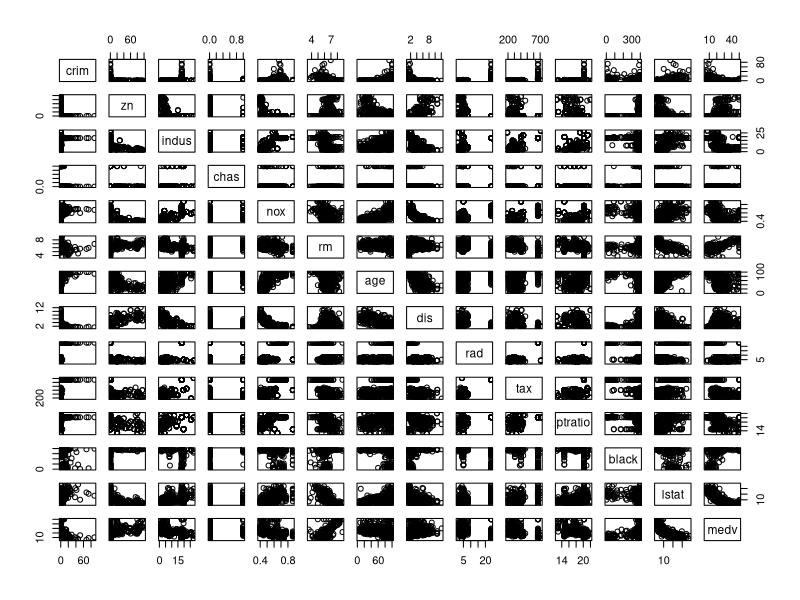
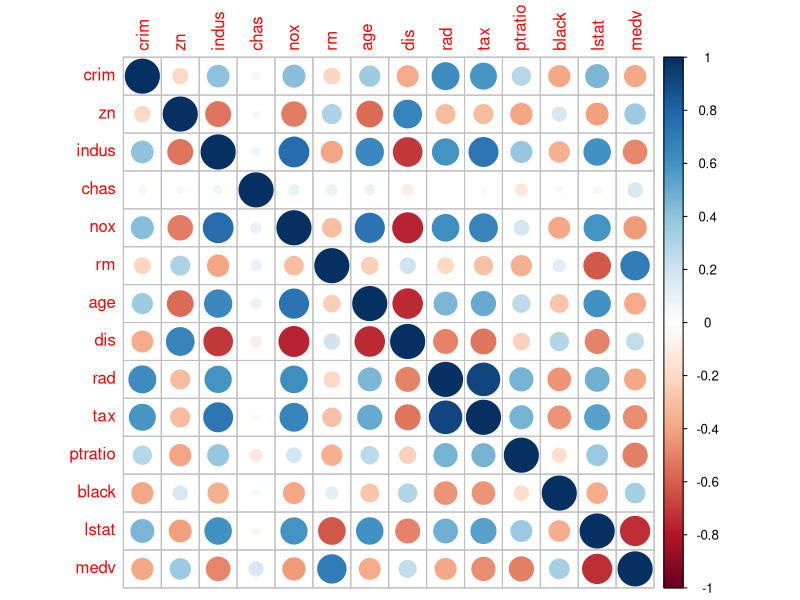
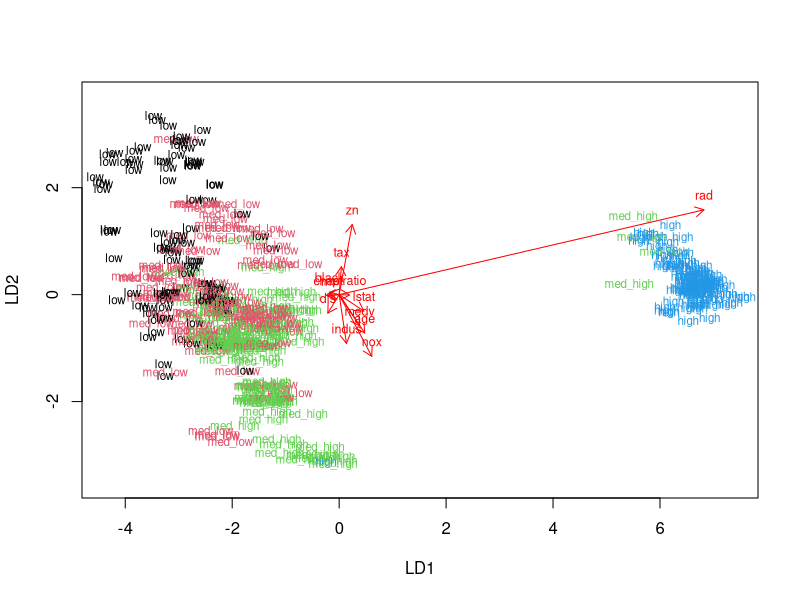
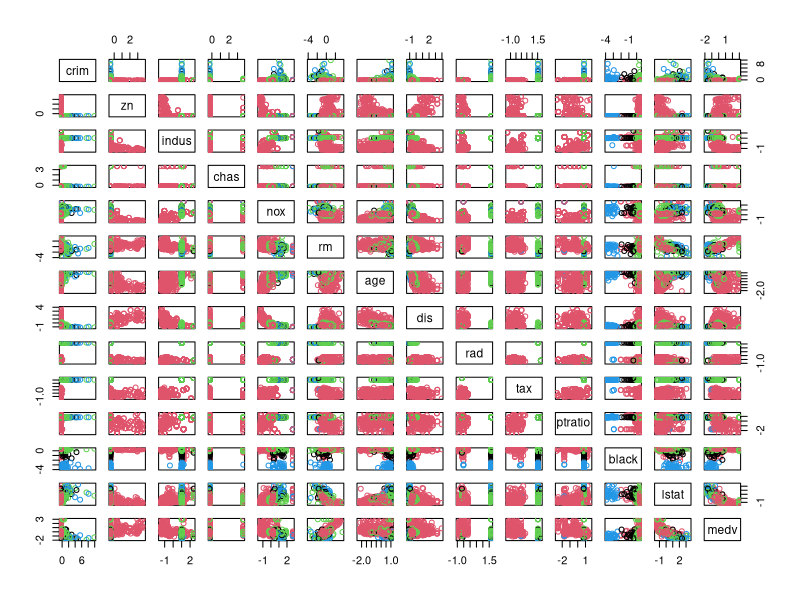
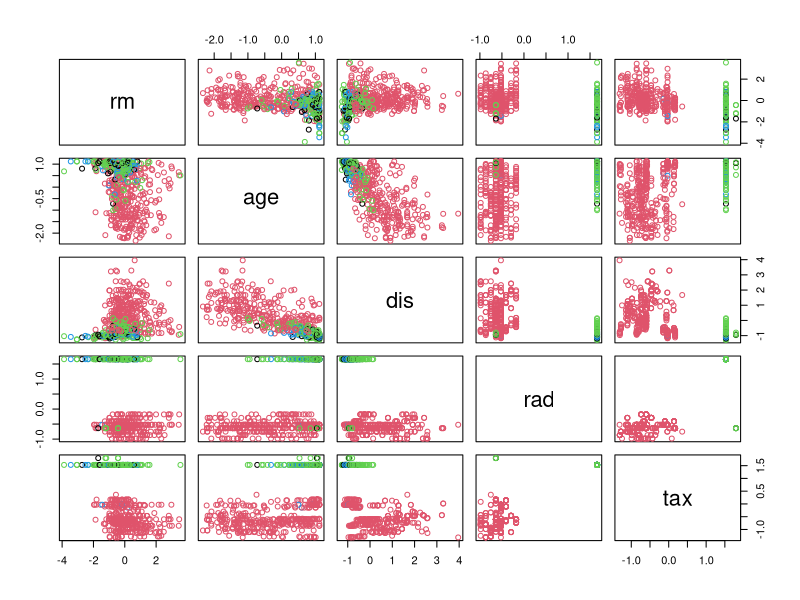

These charts were generated, in order, by the following R code: (Note: this script raises an error after producing the figures.)
## ---- chunk 1
date()
## ---- chunk 2
library(MASS)

# load the data
data("Boston")

# explore the dataset
str(Boston)
dim(Boston)
## ---- chunk 3
# plot matrix of the variables
pairs(Boston)
## ---- chunk 4
library(corrplot)

# calculate the correlation matrix and round it
cor_matrix <- cor(Boston)

# visualize the correlation matrix
corrplot(cor_matrix, method="circle")
## ---- chunk 5
# summaries of the variables of the data
summary(Boston)
## ---- chunk 6
# center and standardize variables
boston_scaled <- scale(Boston)

# summaries of the scaled variables
summary(boston_scaled)

# change the object to data frame
boston_scaled <- as.data.frame(boston_scaled)
## ---- chunk 7

boston_scaled$crim <- as.numeric(boston_scaled$crim)

# create a quantile vector of crim and print it
bins <- quantile(boston_scaled$crim)
bins

# create a categorical variable 'crime'
crime <- cut(boston_scaled$crim,
             breaks = bins,
             include.lowest = TRUE,
             label = c("low", "med_low", "med_high", "high"))

# look at the table of the new factor crime
table(crime)

# remove original crim from the dataset
boston_scaled <- dplyr::select(boston_scaled, -crim)

# add the new categorical value to scaled data
boston_scaled <- data.frame(boston_scaled, crime)
## ---- chunk 8
# number of rows in the Boston dataset 
n <- nrow(boston_scaled)

# choose randomly 80% of the rows
ind <- sample(n,  size = n * 0.8)

# create train set
train <- boston_scaled[ind,]

# create test set 
test <- boston_scaled[-ind,]

# save the correct classes from test data
correct_classes <- test$crime

# remove the crime variable from test data
test <- dplyr::select(test, -crime)

nrow(train); nrow(test);
## ---- chunk 9
# LDA
lda.fit <- lda(crime ~ ., data = train)

# the function for lda biplot arrows
lda.arrows <- function(x, myscale = 1, arrow_heads = 0.1, color = "red", tex = 0.75, choices = c(1,2)){
  heads <- coef(x)
  arrows(x0 = 0, y0 = 0, 
         x1 = myscale * heads[,choices[1]], 
         y1 = myscale * heads[,choices[2]], col=color, length = arrow_heads)
  text(myscale * heads[,choices], labels = row.names(heads), 
       cex = tex, col=color, pos=3)
}

# target classes as numeric
classes <- as.numeric(crime)

# plot the lda results
classes <- as.numeric(train$crime)
plot(lda.fit, dimen = 2, col = classes, pch = classes)
lda.arrows(lda.fit, myscale = 2)
## ---- chunk 10
# predict classes with test data
lda.pred <- predict(lda.fit, newdata = test)

# cross tabulate the results
predictions <- lda.pred$class
table(correct = correct_classes, predicted = predictions)
## ---- chunk 11
library(MASS)
data("Boston")
boston_scaled <- as.data.frame(scale(Boston))

# euclidean distance
dist <- dist(boston_scaled, method = "euclidean")

# look at the summary of the distances
summary(dist)
## ---- chunk 12
set.seed(13)

# k-means clustering with 4 clusters
km <- kmeans(Boston, centers = 4)

# plot the Boston dataset with clusters
pairs(boston_scaled, col = km$cluster)
## ---- chunk 13
pairs(boston_scaled[6:10], col = km$cluster)
## ---- chunk 14
set.seed(123)

# determine the number of clusters
k_max <- 10

# calculate the total within sum of squares
twcss <- sapply(1:k_max, function(k){kmeans(boston_scaled, k)$tot.withinss})

# visualize the results
qplot(x = 1:k_max, y = twcss, geom = 'line')
## ---- chunk 15
# New k-means with 2 clusters
km <- kmeans(boston_scaled, centers = 2)

# plot the scaled Boston dataset with 2 clusters
pairs(Boston, col = km$cluster)
## ---- chunk 16
pairs(boston_scaled[6:10], col = km$cluster)
